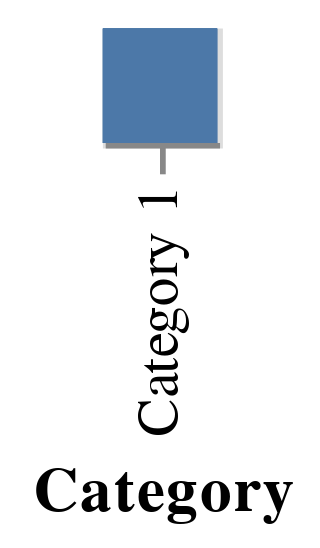

The cell this chart's notebook holds for it:
### Markdown cell above
### All data still included, even with a filter applied

One limitation of Altair is that **all of the data is included in the JSON, even if you're filtering down to a subset, or not using part of it!**

Here we'll filter down to just a single value of data...

### Code cell
alt.Chart(df).mark_rect().encode(
    x = 'Category'
).transform_filter(
    datum.Category == 'Category 1'
)

### Figure 1 — Vega-Lite specification as saved in the notebook (floating-point values rounded to 4 significant figures)
{"config": {"view": {"continuousWidth": 300, "continuousHeight": 300}}, "data": {"name": "data-dcc63c1bd6179d79fcae39778c52b169"}, "mark": {"type": "rect"}, "encoding": {"x": {"field": "Category", "type": "nominal"}}, "transform": [{"filter": "(datum.Category === 'Category 1')"}], "$schema": "https://vega.github.io/schema/vega-lite/v5.8.0.json", "datasets": {"data-dcc63c1bd6179d79fcae39778c52b169": [{"Item": "Item 1", "Category": "Category 1", "value": 6}, {"Item": "Item 2", "Category": "Category 1", "value": 8}, {"Item": "Item 3", "Category": "Category 1", "value": 10}, {"Item": "Item 4", "Category": "Category 1", "value": 20}, {"Item": "Item 5", "Category": "Category 1", "value": 23}, {"Item": "Item 1", "Category": "Category 2", "value": 29}, {"Item": "Item 2", "Category": "Category 2", "value": 27}, {"Item": "Item 3", "Category": "Category 2", "value": 21}, {"Item": "Item 4", "Category": "Category 2", "value": 17}, {"Item": "Item 5", "Category": "Category 2", "value": 5}, {"Item": "Item 1", "Category": "Category 3", "value": 18}, {"Item": "Item 2", "Category": "Category 3", "value": 17}, {"Item": "Item 3", "Category": "Category 3", "value": 16}, {"Item": "Item 4", "Category": "Category 3", "value": 16}, {"Item": "Item 5", "Category": "Category 3", "value": 15}, {"Item": "Item 1", "Category": "Category 4", "value": 30}, {"Item": "Item 2", "Category": "Category 4", "value": 13}, {"Item": "Item 3", "Category": "Category 4", "value": 4}, {"Item": "Item 4", "Category": "Category 4", "value": 9}, {"Item": "Item 5", "Category": "Category 4", "value": 19}, {"Item": "Item 1", "Category": "Category 5", "value": 7}, {"Item": "Item 2", "Category": "Category 5", "value": 11}, {"Item": "Item 3", "Category": "Category 5", "value": 19}, {"Item": "Item 4", "Category": "Category 5", "value": 7}, {"Item": "Item 5", "Category": "Category 5", "value": 2}]}}
